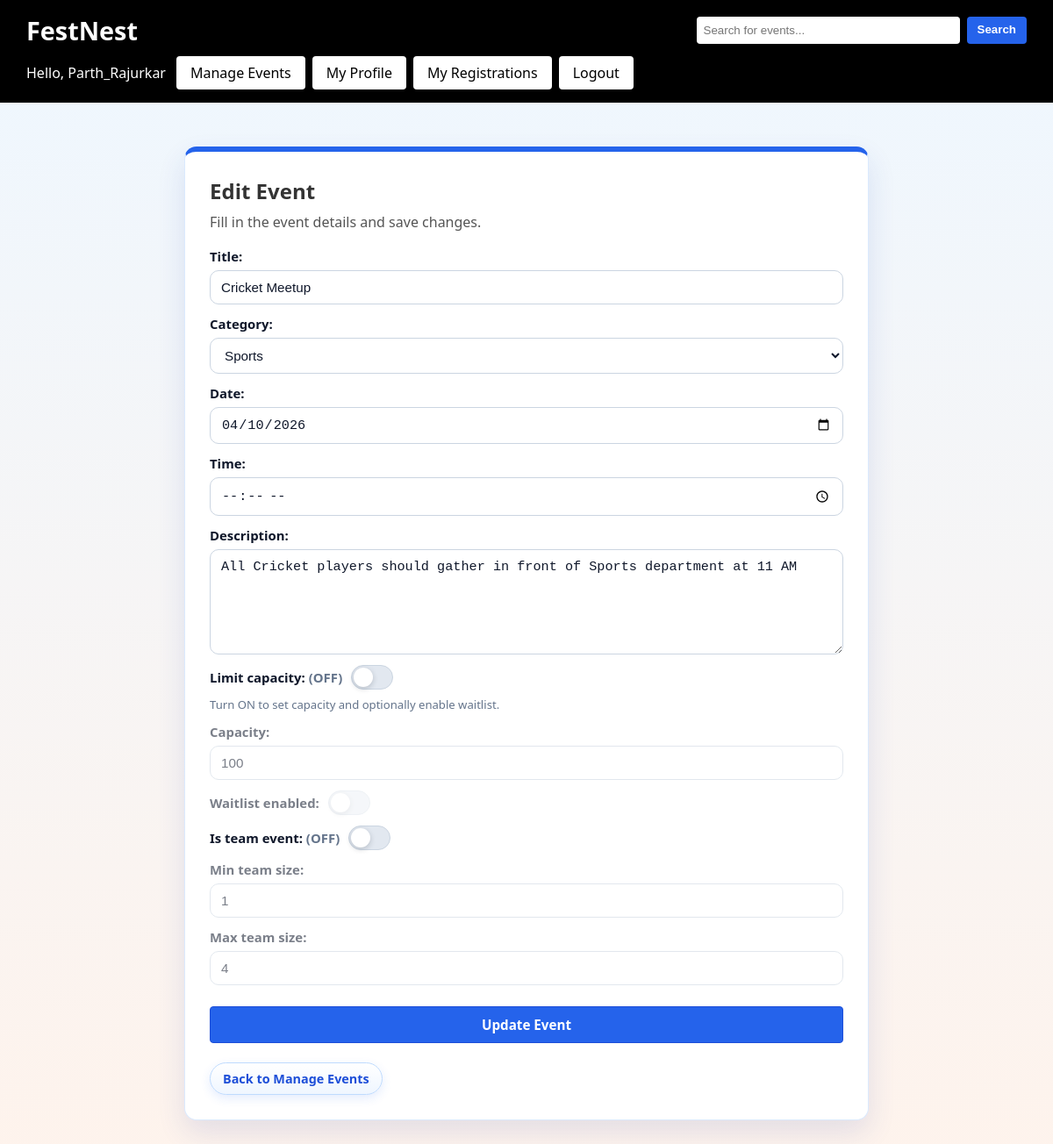
Page /events/3/edit/ (signed in) on the committed database.
### events/models.py (models this page shows, shortened)
class Event(models.Model):
    CATEGORY_CHOICES = [
        ('cultural', 'Cultural'),
        ('technical', 'Technical'),
        ('sports', 'Sports'),
        ('nss', 'NSS'),
        ('other', 'Other'),
    ]
    title = models.CharField(max_length=200)
    category = models.CharField(max_length=20, choices=CATEGORY_CHOICES)
    date = models.DateField()
    time = models.TimeField(blank=True, null=True)
    description = models.TextField(blank=True)
    capacity_limited = models.BooleanField(default=True)
    capacity = models.PositiveIntegerField(default=100)
    waitlist_enabled = models.BooleanField(default=True)
    is_team_event = models.BooleanField(default=False)
    min_team_size = models.PositiveIntegerField(default=1)
    max_team_size = models.PositiveIntegerField(default=4)
    attendees = models.ManyToManyField(User, blank=True)

### events/views.py (the view)
# urls.py: path('events/<int:id>/edit/', views.edit_event, name='edit_event'),
@login_required
@user_passes_test(is_superuser)
def edit_event(request, id):
    event = get_object_or_404(Event, id=id)
    if request.method == 'POST':
        form = EventForm(request.POST, instance=event)
        if form.is_valid():
            form.save()
            messages.success(request, 'Event updated successfully.')
            return redirect('manage_events')
    else:
        form = EventForm(instance=event)
    return render(
        request,
        'event_form.html',
        {'form': form, 'page_title': 'Edit Event', 'button_label': 'Update Event'},
    )

### events/views.py (called while the page is built)
def is_superuser(user):
    return user.is_superuser

### templates/event_form.html (shortened to what this page needs)
{% extends 'base.html' %}
{% block body_class %}auth-page admin-form-page{% endblock %}
{% block content %}
<div class="container auth-shell">
    <div class="auth-card admin-form-card">
        <h2>{{ page_title }}</h2>
        <p class="muted-text">Fill in the event details and save changes.</p>
        <form method="post" class="auth-form event-form">
            {{ form.as_p }}
            <button type="submit" class="cta-btn auth-submit">{{ button_label }}</button>
        </form>
        <p class="auth-link"><a href="{% url 'manage_events' %}" class="clear-search-btn">Back to Manage Events</a></p>
    </div>
</div>
{% endblock %}

### templates/base.html (shortened to what this page needs)
{% load static %}
<!DOCTYPE html>
<html lang="en">
<head>
    <link rel="stylesheet" href="{% static 'css/style.css' %}">
</head>
<body class="{% block body_class %}{% endblock %}">
<nav class="header">
    <a href="{% url 'home' %}" class="logo-link"><div class="logo">FestNest</div></a>
    <div class="nav-center">
        <form method="get" action="{% url 'home' %}" class="nav-search-form">
            <input type="text" name="q" value="{% firstof search_query request.GET.q '' %}" placeholder="Search for events..." class="live-search-input">
            <button type="submit" class="search-btn">Search</button>
        </form>
    </div>
    <div class="nav-right">
        {% if user.is_authenticated %}
            <span class="welcome-text">Hello, {{ user.username }}</span>
            {% if user.is_superuser %}
                <a href="{% url 'manage_events' %}" class="signup-btn {% if request.path == '/events/manage/' %}nav-active{% endif %}">Manage Events</a>
            {% endif %}
            <a href="{% url 'profile' %}" class="signup-btn {% if request.path == '/profile/' or request.path == '/profile/edit/' %}nav-active{% endif %}">My Profile</a>
            <a href="{% url 'my_registrations' %}" class="signup-btn {% if request.path == '/my-registrations/' %}nav-active{% endif %}">My Registrations</a>
            <a href="{% url 'logout' %}" class="signup-btn">Logout</a>
        {% else %}
            <a href="{% url 'login' %}" class="signup-btn">Login</a>
            <a href="{% url 'signup' %}" class="signup-btn">Sign Up</a>
        {% endif %}
    </div>
</nav>
{% block content %}{% endblock %}
</body>
</html>

### rows in the picture
Event: title "Cricket Meetup", category "Sports", date "04/10/2026", description "All Cricket players should gather in front of Sports department at 11 AM", capacity "100", min_team_size "1", max_team_size "4"

### other values in the picture
{{ user.username }} "Parth_Rajurkar"
{{ page_title }} "Edit Event"
{{ button_label }} "Update Event"
